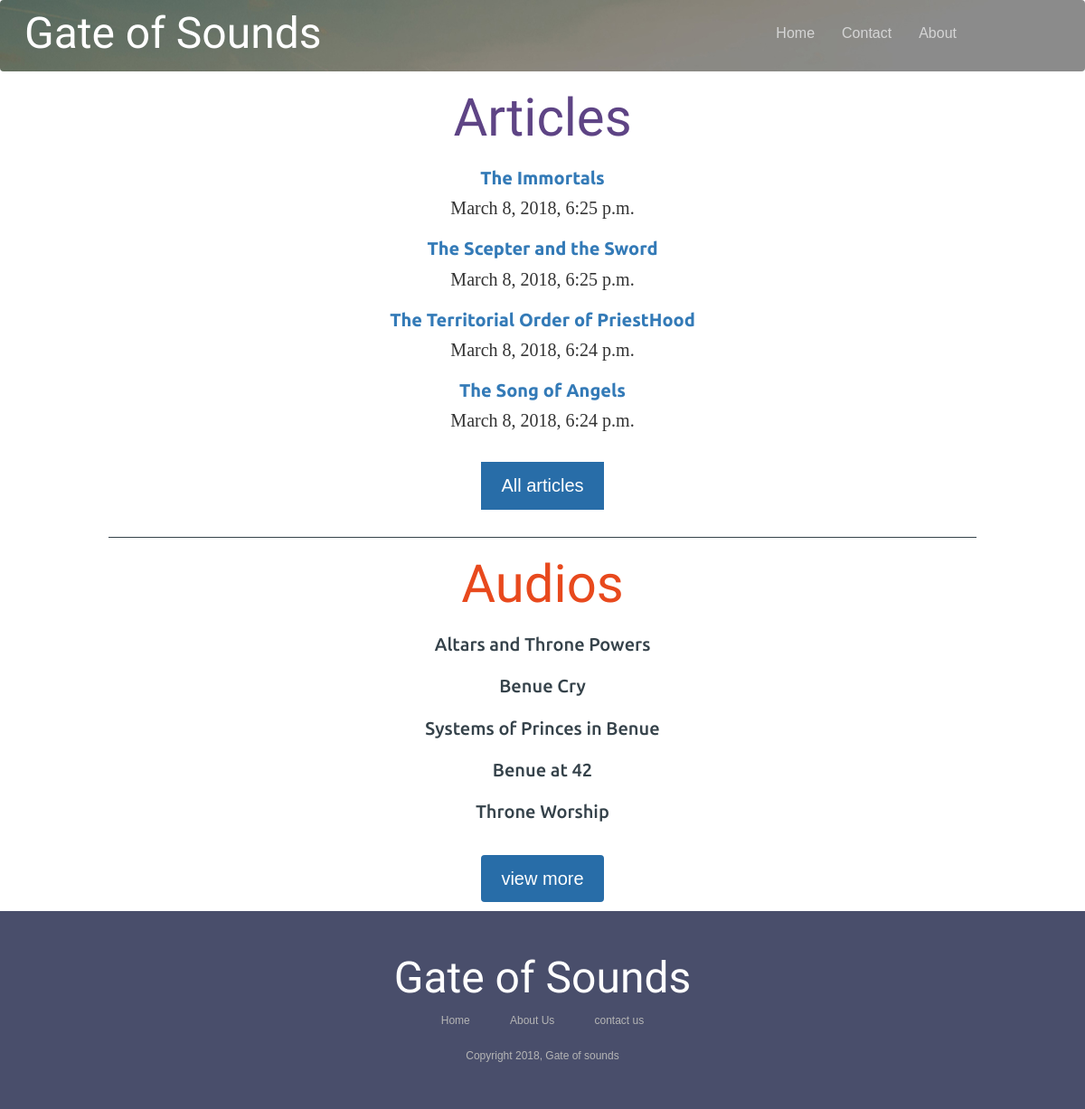
The app's page /resources, older data.
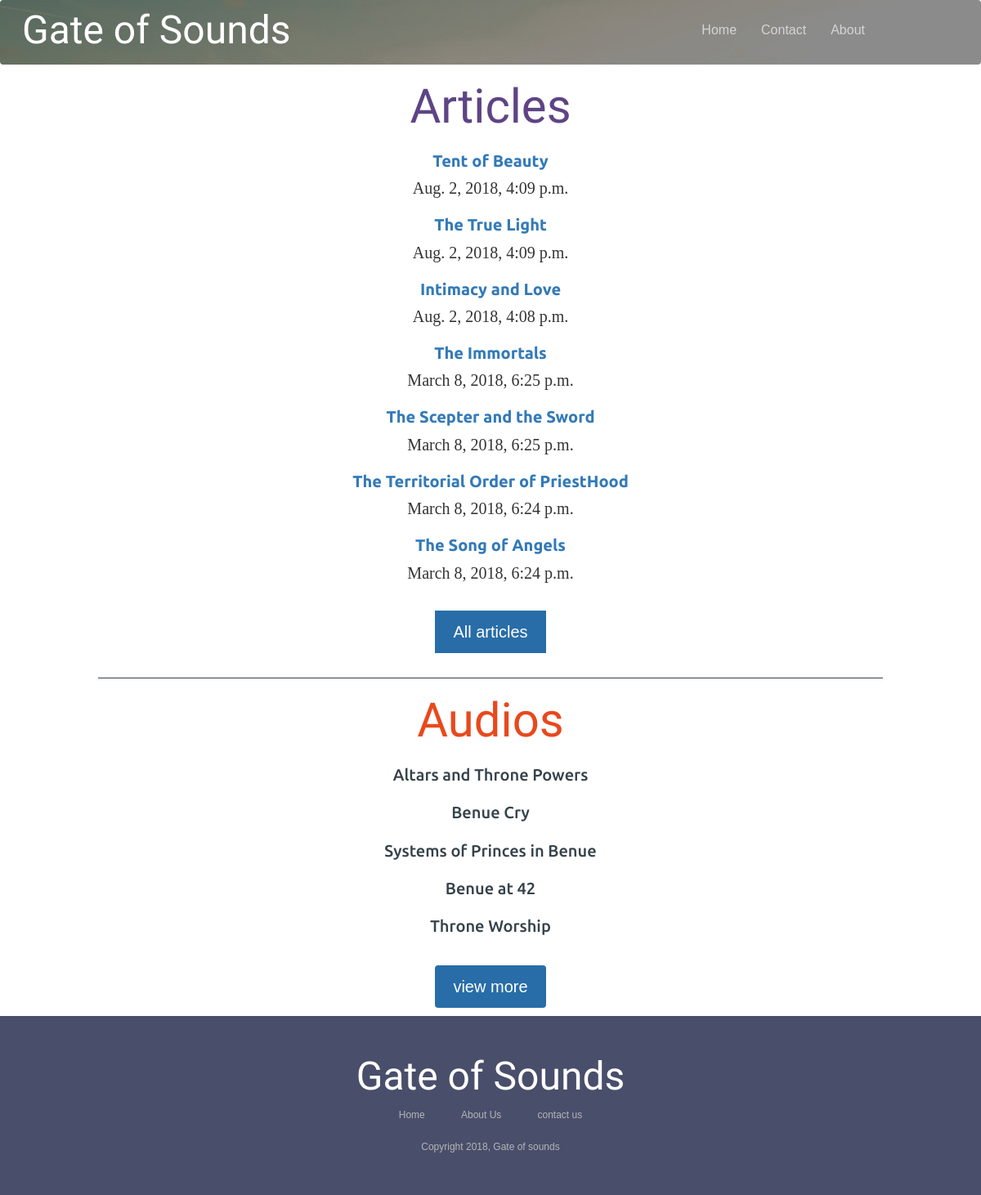
The same page, newer data.
### sounds/models.py (models this page shows, shortened)
class Post(models.Model):
    title = models.CharField(max_length= 150)
    body = models.TextField()
    date = models.DateTimeField()
    author= models.TextField(default='Sunny awugo')
    def get_absolute_url(self):
        return reverse('post-detail', args=[str(self.id)])
    class Meta:
        ordering = ["-date"]

### sounds/views.py (the view)
# urls.py: path('resources', views.resources, name='resources'),
def resources(request):
    post = Post.objects.all()[:7]
    context = {
        'post': post,
    }
    return render(request, 'sounds/resources.html', context)

### sounds/templates/sounds/resources.html
{% extends 'base_generic.html' %}
{% block content %}
{% load static %}
{% load bootstrap3 %}
<link rel='stylesheet' href='{% static "sounds/style.css" %}'>
<div class='work'>
        <strong></strong><h2 style="font-family: 'Tangerine', serif; font-size: 58px; color:#5E4485;">Articles</h2></strong>
        {% for post in post %}
                <div class='blogpost'>
                    <h3><strong><a style="font-family: 'Ubuntu', serif; font-size: 20px;" href="{{ post.get_absolute_url }}">{{ post.title }}</strong></h3></a>
                    <h4 style="font-family: 'Ubuntu:italic', serif; font-size: 20px;">{{ post.date }}</h4>
                </div>
        {% endfor %}
        <a href='{% url "posts" %}'><button class='btn_1'>All articles</button></a>
    </div>
   <div style='width:80%; margin: auto;'> <hr style='border-color:#35424a;'></div>
   <div  class='text-center' id='audio'>
    <h2 style="font-family: 'Tangerine', serif; font-size: 58px; color: #e8491d;">Audios</h2>
    <h3 ><a style="font-family: 'Ubuntu', serif; font-size: 20px;" href='#'>Altars and Throne Powers</a></h3>
    <h3 ><a style="font-family: 'Ubuntu', serif; font-size: 20px;" href='#'>Benue Cry</a></h3>
    <h3 ><a style="font-family: 'Ubuntu', serif; font-size: 20px;" href='#'>Systems of Princes in Benue</a></h3>
    <h3 ><a style="font-family: 'Ubuntu', serif; font-size: 20px;" href='#'>Benue at 42</a></h3>
    <h3 ><a style="font-family: 'Ubuntu', serif; font-size: 20px;" href='#'>Throne Worship</a></h3>
    <button type='button' class='btn btn-default'>view more</button>
</div>
{% endblock %}

Row changes from the older to the newer data that the page shows:
added Post: title "Tent of Beauty", date "Aug. 2, 2018, 4:09 p.m."
added Post: title "The True Light", date "Aug. 2, 2018, 4:09 p.m."
added Post: title "Intimacy and Love", date "Aug. 2, 2018, 4:08 p.m."
